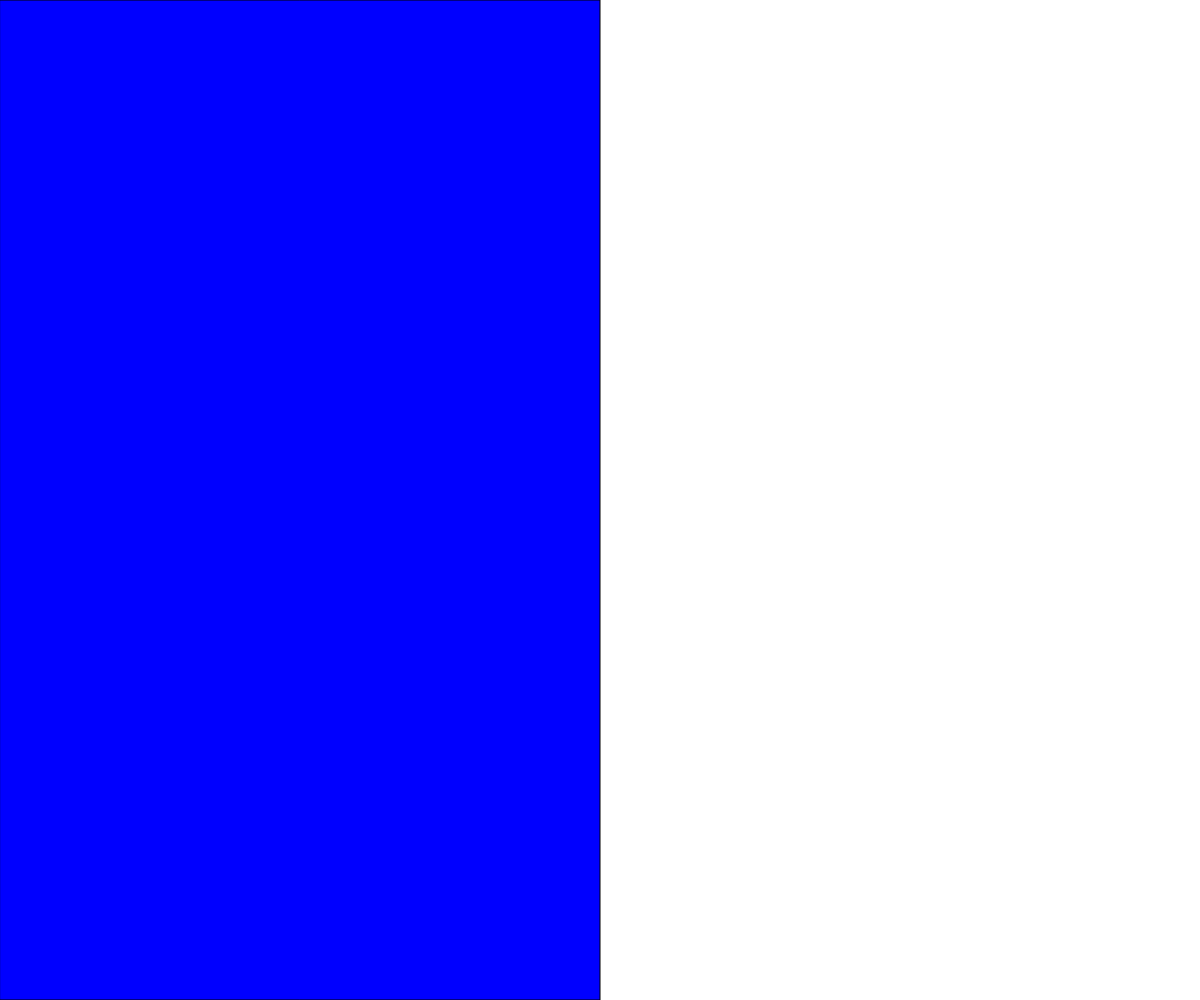
Frame 1 (no input)
Frame 60 (no input): identical to frame 1, image omitted
Frame 120 (the mouse pressed at the canvas centre since frame 60): identical to frame 1, image omitted

The p5.js sketch that drew this single still picture (run headless with seeded random() and noise() and a simulated clock; from frame 60 on, the mouse is pressed at the canvas centre):

// p5.js sketch
// ── sketch.js
function setup() {
  createCanvas(windowWidth, windowHeight);
  background('#ffffff');
}

function draw() {
  // red section for last 1/4th of the screen windowWidth
  if ((mouseX >= windowWidth * 3/4)) {
    background('#ffffff');
    fill('#ff0000');
    rect(windowWidth * 3/4, 0, windowWidth/4, windowHeight);
  }
  
  // blue sectopm for first 1/2 horizontally and 2/3r vertically of screen windowHeight
  if ((mouseX <= windowWidth/2) && (mouseY < windowHeight * 2/3)) {
    background('#ffffff');
    fill('#0000ff');
    rect(0, 0, windowWidth/2, windowHeight);
  }
  
  // make the background yellow
  if (mouseX > windowWidth/2 && mouseX < windowWidth * 3/4) {
    fill('#ffff00');
    rect(0, 0, windowWidth, windowHeight);
  }
}

// teal section
function mouseClicked() {
    if (mouseX <= windowWidth/2) {
      background('#ffffff');
      fill('#00ffcc');
      rect(0, (windowHeight * 2)/3, windowWidth/2, windowHeight/3);
    }
}
